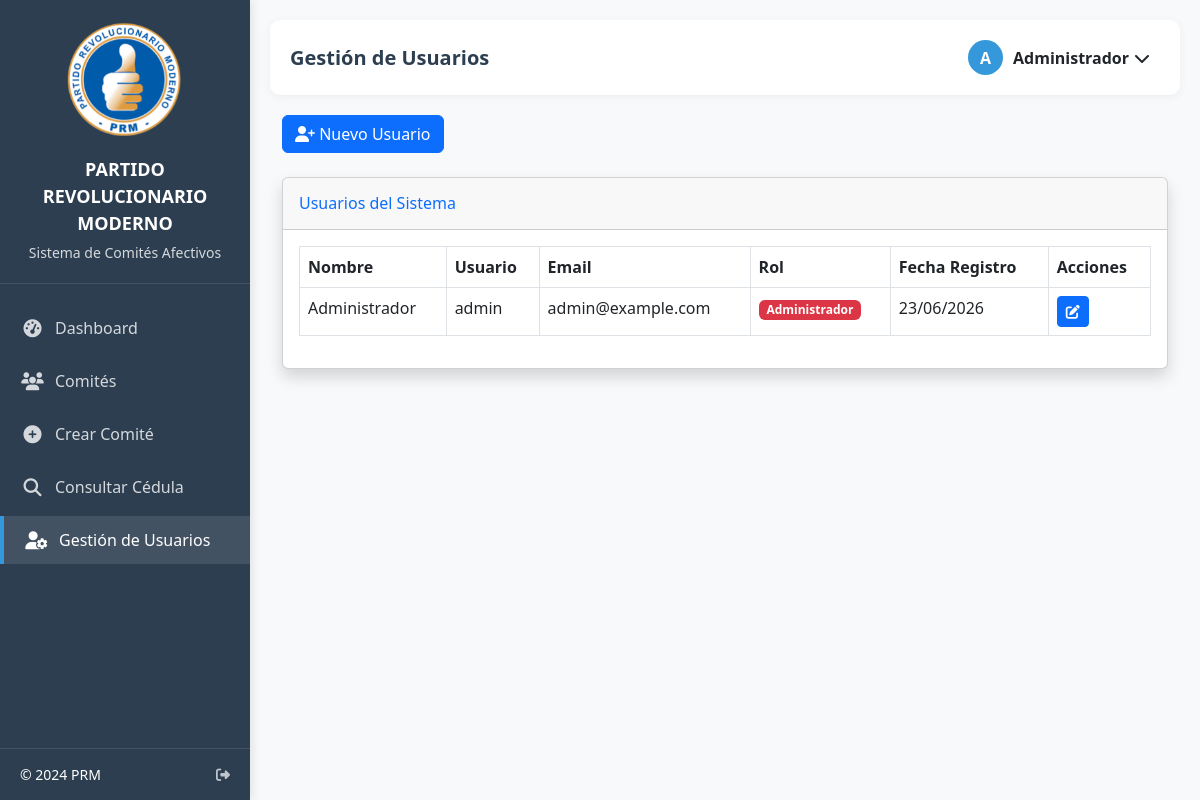
/usuarios.php (signed in), run on the app's committed database.
### tables this page shows
CREATE TABLE IF NOT EXISTS usuarios (
    id INT AUTO_INCREMENT PRIMARY KEY,
    nombre VARCHAR(100) NOT NULL,
    usuario VARCHAR(50) NOT NULL UNIQUE,
    password VARCHAR(255) NOT NULL,
    email VARCHAR(100),
    rol ENUM('admin', 'usuario') DEFAULT 'usuario',
    fecha_registro TIMESTAMP DEFAULT CURRENT_TIMESTAMP,
    ultimo_acceso DATETIME,
    activo BOOLEAN DEFAULT TRUE
);

### usuarios.php (the view, shortened to what this page needs)
<?php
$conn = conectarDB();
$stmt = $conn->prepare("SELECT * FROM usuarios ORDER BY fecha_registro DESC");
$stmt->execute();
$resultado = $stmt->get_result();
$usuarios = [];
while ($fila = $resultado->fetch_assoc()) {
    $usuarios[] = $fila;
}
$titulo_pagina = 'Gestión de Usuarios';
include 'includes/header.php';
?>
<div class="mb-4">
    <button type="button" class="btn btn-primary" data-bs-toggle="modal" data-bs-target="#usuarioModal">
        <i class="fas fa-user-plus"></i> Nuevo Usuario
    </button>
</div>
<div class="card shadow mb-4">
    <div class="card-header py-3">
        <h6 class="m-0 font-weight-bold text-primary">Usuarios del Sistema</h6>
    </div>
    <div class="card-body">
        <div class="table-responsive">
            <table class="table table-bordered" id="dataTable" width="100%" cellspacing="0">
                <thead>
                    <tr>
                        <th>Nombre</th>
                        <th>Usuario</th>
                        <th>Email</th>
                        <th>Rol</th>
                        <th>Fecha Registro</th>
                        <th>Acciones</th>
                    </tr>
                </thead>
                <tbody>
                    <?php foreach ($usuarios as $usuario): ?>
                    <tr>
                        <td><?php echo htmlspecialchars($usuario['nombre']); ?></td>
                        <td><?php echo htmlspecialchars($usuario['usuario']); ?></td>
                        <td><?php echo htmlspecialchars($usuario['email']); ?></td>
                        <td>
                            <span class="badge bg-<?php echo $usuario['rol'] === 'admin' ? 'danger' : 'primary'; ?>">
                                <?php echo $usuario['rol'] === 'admin' ? 'Administrador' : 'Usuario'; ?>
                            </span>
                        </td>
                        <td><?php echo date('d/m/Y', strtotime($usuario['fecha_registro'])); ?></td>
                        <td>
                            <button type="button" class="btn btn-sm btn-primary" onclick="editarUsuario(<?php echo $usuario['id']; ?>, '<?php echo htmlspecialchars(addslashes($usuario['nombre'])); ?>', '<?php echo htmlspecialchars(addslashes($usuario['email'])); ?>', '<?php echo htmlspecialchars(addslashes($usuario['usuario'])); ?>', '<?php echo $usuario['rol']; ?>')">
                                <i class="fas fa-edit"></i>
                            </button>
                        </td>
                    </tr>
                    <?php endforeach; ?>
                </tbody>
            </table>
        </div>
    </div>
</div>
<?php include 'includes/footer.php'; ?>

### includes/header.php (shortened to what this page needs)
<?php
$pagina_actual = basename($_SERVER['PHP_SELF']);
?>
<!DOCTYPE html>
<html lang="es">
<head>
    <link href="https://cdn.jsdelivr.net/npm/bootstrap@5.3.0/dist/css/bootstrap.min.css" rel="stylesheet">
    <link rel="stylesheet" href="https://cdnjs.cloudflare.com/ajax/libs/font-awesome/6.4.0/css/all.min.css">
</head>
<body>
    <div class="sidebar" id="sidebar">
        <div class="sidebar-header">
            <img src="logo1.png" alt="Logo PRM" class="sidebar-logo">
            <div class="sidebar-title">PARTIDO REVOLUCIONARIO MODERNO</div>
            <div class="sidebar-subtitle">Sistema de Comités Afectivos</div>
        </div>
        <ul class="sidebar-menu">
            <li>
                <a href="dashboard.php" class="<?php echo $pagina_actual == 'dashboard.php' ? 'active' : ''; ?>">
                    <i class="fas fa-tachometer-alt"></i> Dashboard
                </a>
            </li>
            <li>
                <a href="comites.php" class="<?php echo $pagina_actual == 'comites.php' ? 'active' : ''; ?>">
                    <i class="fas fa-users"></i> Comités
                </a>
            </li>
            <li>
                <a href="crear_comite.php" class="<?php echo $pagina_actual == 'crear_comite.php' ? 'active' : ''; ?>">
                    <i class="fas fa-plus-circle"></i> Crear Comité
                </a>
            </li>
            <li>
                <a href="consultar.html" class="<?php echo $pagina_actual == 'consultar.html' ? 'active' : ''; ?>">
                    <i class="fas fa-search"></i> Consultar Cédula
                </a>
            </li>
            <?php if (isset($_SESSION['usuario_rol']) && $_SESSION['usuario_rol'] == 'admin'): ?>
            <li>
                <a href="usuarios.php" class="<?php echo $pagina_actual == 'usuarios.php' ? 'active' : ''; ?>">
                    <i class="fas fa-user-cog"></i> Gestión de Usuarios
                </a>
            </li>
            <?php endif; ?>
        </ul>
        <div class="sidebar-footer">
            <span>&copy; 2024 PRM</span>
            <a href="logout.php" title="Cerrar Sesión"><i class="fas fa-sign-out-alt"></i></a>
        </div>
    </div>
    <div class="main-content" id="main-content">
        <div class="topbar">
            <div class="d-flex align-items-center">
                <h1 class="page-title"><?php echo isset($titulo_pagina) ? $titulo_pagina : 'Dashboard'; ?></h1>
            </div>
            <?php if (isset($_SESSION['usuario_id'])): ?>
            <div class="user-dropdown">
                <div class="user-dropdown-toggle" id="user-dropdown-toggle">
                    <div class="user-avatar">
                        <?php echo substr($_SESSION['usuario_nombre'] ?? 'U', 0, 1); ?>
                    </div>
                    <span class="user-name"><?php echo $_SESSION['usuario_nombre'] ?? 'Usuario'; ?></span>
                    <i class="fas fa-chevron-down"></i>
                </div>
            </div>
            <?php endif; ?>
        </div>
        <div class="container-fluid">

### includes/footer.php (shortened to what this page needs)
</div>
    </div>
</body>
</html>

### includes/header.php (style rules this page uses)
:root { --primary-color: #2c3e50; --secondary-color: #3498db; --accent-color: #e74c3c; --light-color: #ecf0f1; --success-color: #27ae60; --warning-color: #f39c12; --sidebar-width: 250px; }
body { background-color: #f8f9fa; font-family: 'Segoe UI', Tahoma, Geneva, Verdana, sans-serif; min-height: 100vh; display: flex; flex-direction: column; }
.sidebar { position: fixed; top: 0; left: 0; height: 100%; width: var(--sidebar-width); background: var(--primary-color); color: white; padding-top: 20px; z-index: 1000; transition: all 0.3s; box-shadow: 2px 0 10px rgba(0,0,0,0.1); }
.sidebar-header { padding: 0 20px 20px; text-align: center; border-bottom: 1px solid rgba(255,255,255,0.1); }
.sidebar-logo { max-width: 120px; margin-bottom: 15px; }
.sidebar-title { font-size: 18px; font-weight: 600; margin-bottom: 5px; }
.sidebar-subtitle { font-size: 14px; opacity: 0.8; }
.sidebar-menu { padding: 20px 0; list-style: none; margin: 0; }
.sidebar-menu li { margin-bottom: 5px; }
.sidebar-menu a { display: flex; align-items: center; padding: 12px 20px; color: rgba(255,255,255,0.8); text-decoration: none; transition: all 0.3s; }
.sidebar-menu a:hover, .sidebar-menu a.active { background: rgba(255,255,255,0.1); color: white; border-left: 4px solid var(--secondary-color); }
.sidebar-menu i { margin-right: 10px; font-size: 18px; width: 25px; text-align: center; }
.sidebar-footer { position: absolute; bottom: 0; width: 100%; padding: 15px 20px; border-top: 1px solid rgba(255,255,255,0.1); font-size: 14px; display: flex; justify-content: space-between; align-items: center; }
.sidebar-footer a { color: rgba(255,255,255,0.7); text-decoration: none; }
.main-content { margin-left: var(--sidebar-width); padding: 20px; flex: 1; transition: all 0.3s; }
.topbar { background: white; border-radius: 10px; padding: 15px 20px; margin-bottom: 20px; display: flex; justify-content: space-between; align-items: center; box-shadow: 0 2px 10px rgba(0,0,0,0.05); }
.page-title { font-size: 20px; font-weight: 600; color: var(--primary-color); margin: 0; }
.user-dropdown { position: relative; }
.user-dropdown-toggle { display: flex; align-items: center; cursor: pointer; padding: 5px 10px; border-radius: 5px; transition: all 0.3s; }
.user-avatar { width: 35px; height: 35px; border-radius: 50%; background: var(--secondary-color); color: white; display: flex; align-items: center; justify-content: center; font-weight: 600; margin-right: 10px; }
.user-name { font-weight: 600; margin-right: 5px; }

### data on the page
usuarios: nombre "Administrador", usuario "admin", email "admin@example.com", rol "Administrador", fecha_registro "23/06/2026"

### other printed values
$titulo_pagina "Gestión de Usuarios"
substr($_SESSION['usuario_nombre'] ?? 'U', 0, 1) "A"
$_SESSION['usuario_nombre'] "Administrador"
